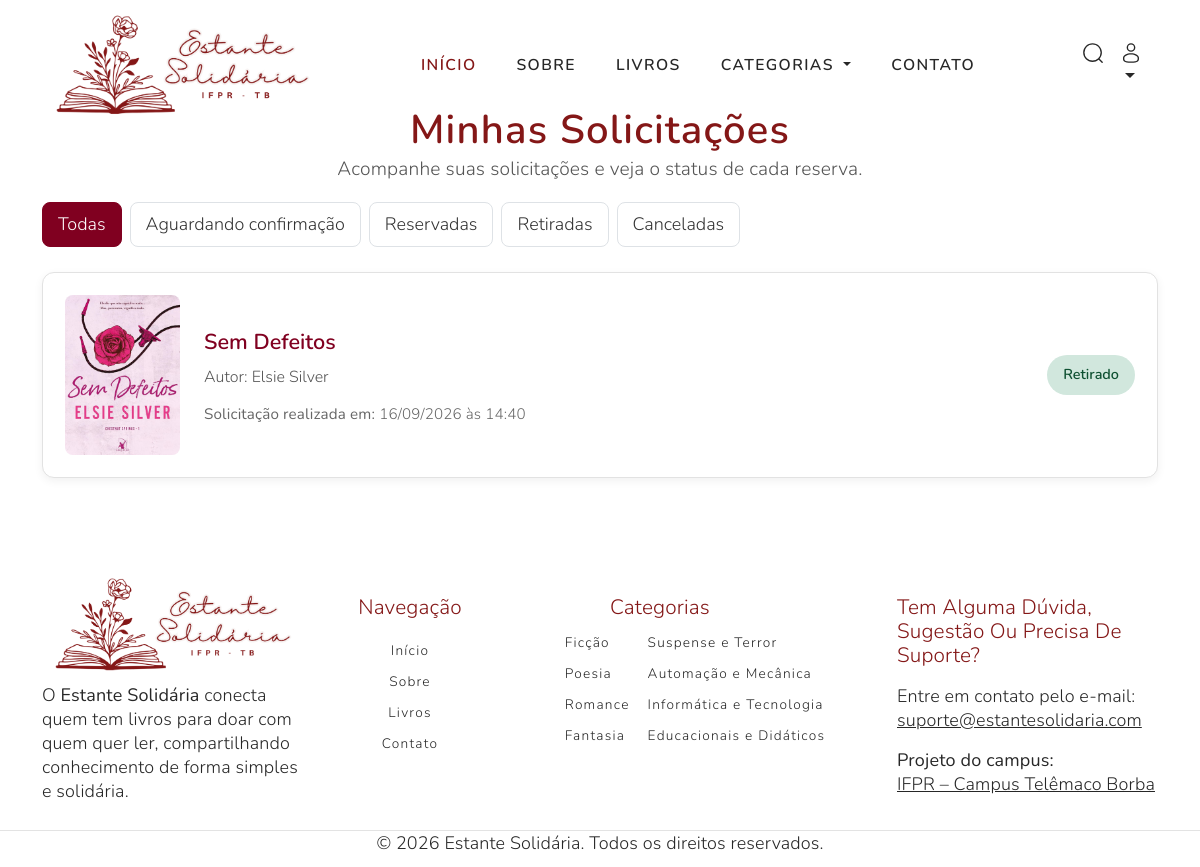
The page /minhasSolicitacoes.php (signed in) on the database its author committed.
### tables this page shows
CREATE TABLE `solicitacoes` (
  `idSolicitacao` int NOT NULL,
  `idLivro` int NOT NULL,
  `idExemplar` int DEFAULT NULL,
  `idUsuario` int NOT NULL,
  `dataSolicitacao` datetime DEFAULT CURRENT_TIMESTAMP,
  `status` varchar(30) NOT NULL DEFAULT 'Aguardando confirmação',
  `motivoCancelamento` varchar(255) DEFAULT NULL
);

CREATE TABLE `livros` (
  `idLivro` int NOT NULL,
  `titulo` varchar(150) NOT NULL,
  `autor` varchar(100) NOT NULL,
  `editora` varchar(100) DEFAULT NULL,
  `anoPublicacao` year DEFAULT NULL,
  `fotoLivro` varchar(100) DEFAULT NULL,
  `categoria` varchar(100) DEFAULT NULL,
  `sinopse` text,
  `idUsuario` int NOT NULL
);

### minhasSolicitacoes.php (the view, shortened to what this page needs)
<?php
include_once("conexaoBD.php");
$idUsuario = (int) $_SESSION['idUsuario'];
$filtro = isset($_GET['filtro'])
    ? $_GET['filtro']
    : 'Todas';
$sqlReservas = "SELECT
                    s.idSolicitacao,
                    s.dataSolicitacao,
                    s.status,
                    s.motivoCancelamento,
                    l.idLivro,
                    l.titulo,
                    l.autor,
                    l.fotoLivro
                FROM solicitacoes s
                INNER JOIN livros l
                    ON s.idLivro = l.idLivro
                WHERE s.idUsuario = $idUsuario";
$sqlReservas .= "
    ORDER BY s.dataSolicitacao DESC
";
$resultadoReservas = mysqli_query(
    $conn,
    $sqlReservas
);
?>
<?php include_once("header.php"); ?>
<section
    class="position-relative pagina-reservas"
    style="
        padding-top: 0;
        padding-bottom: 0;
        background-color: #fff;
    "
>
    <div
        class="container"
        style="
            padding-top: 0;
            padding-bottom: 0;
            position: relative;
            top: -25px;
        "
    >
        <div
            style="
                text-align: center;
                margin-bottom: 20px;
                margin-top: 0;
            "
        >
            <h1 class="titulo-reservas">
                Minhas Solicitações
            </h1>
            <p class="subtitulo-reservas">
                Acompanhe suas solicitações e veja o status de cada reserva.
            </p>
        </div>
        <div class="filtro-reservas">
            <a
                href="minhasReservas.php?filtro=Todas"
                class="filtro-btn <?php echo $filtro === 'Todas'
                    ? 'ativo'
                    : ''; ?>"
            >
                Todas
            </a>
            <a
                href="minhasReservas.php?filtro=Aguardando%20confirma%C3%A7%C3%A3o"
                class="filtro-btn <?php echo $filtro === 'Aguardando confirmação'
                    ? 'ativo'
                    : ''; ?>"
            >
                Aguardando confirmação
            </a>
            <a
                href="minhasReservas.php?filtro=Reservado"
                class="filtro-btn <?php echo $filtro === 'Reservado'
                    ? 'ativo'
                    : ''; ?>"
            >
                Reservadas
            </a>
            <a
                href="minhasReservas.php?filtro=Retirado"
                class="filtro-btn <?php echo $filtro === 'Retirado'
                    ? 'ativo'
                    : ''; ?>"
            >
                Retiradas
            </a>
            <a
                href="minhasReservas.php?filtro=Cancelado"
                class="filtro-btn <?php echo $filtro === 'Cancelado'
                    ? 'ativo'
                    : ''; ?>"
            >
                Canceladas
            </a>
        </div>
        <?php if (mysqli_num_rows($resultadoReservas) > 0): ?>
            <?php while ($reserva = mysqli_fetch_assoc($resultadoReservas)): ?>
                <div class="card-reserva">
                    <div class="conteudo-reserva">
                        <div class="row align-items-center">
                            <div class="col-md-auto mb-3 mb-md-0">
                                <?php if (!empty($reserva['fotoLivro'])): ?>
                                    <img
                                        src="<?php echo htmlspecialchars(
                                            $reserva['fotoLivro']
                                        ); ?>"
                                        alt="<?php echo htmlspecialchars(
                                            $reserva['titulo']
                                        ); ?>"
                                        class="imagem-reserva"
                                    >
                                <?php else: ?>
                                    <div class="sem-imagem">
                                        Sem imagem
                                    </div>
                                <?php endif; ?>
                            </div>
                            <div class="col-md">
                                <div class="titulo-livro">
                                    <?php echo htmlspecialchars(
                                        $reserva['titulo']
                                    ); ?>
                                </div>
                                <div class="autor-livro">
                                    Autor:
                                    <?php echo htmlspecialchars(
                                        $reserva['autor']
                                    ); ?>
                                </div>
                                <p class="data-reserva">
                                    <strong>
                                        Solicitação realizada em:
                                    </strong>
                                    <?php
                                    echo date(
                                        'd/m/Y \à\s H\:i',
                                        strtotime(
                                            $reserva['dataSolicitacao']
                                        )
                                    );
                                    ?>
                                </p>
                            </div>
                            <div
                                class="col-md-auto mt-3 mt-md-0 text-md-end"
                            >
                                <?php
                                $classeStatus =
                                    'status-aguardando';
                                if (
                                    $reserva['status'] === 'Reservado'
                                ) {
                                    $classeStatus =
                                        'status-reservado';
                                }
                                elseif (
                                    $reserva['status'] === 'Retirado'
                                ) {
                                    $classeStatus =
                                        'status-retirado';
                                }
                                elseif (
                                    $reserva['status'] === 'Cancelado'
                                ) {
                                    $classeStatus =
                                        'status-cancelado';
                                }
                                ?>
                                <span
                                    class="status-reserva <?php echo $classeStatus; ?>"
                                >
                                    <?php echo htmlspecialchars(
                                        $reserva['status']
                                    ); ?>
                                </span>
                            </div>
                        </div>
                    </div>
                </div>
            <?php endwhile; ?>
        <?php endif; ?>
    </div>
</section>
<?php include_once("footer.php"); ?>

### css/style.css (style rules this page uses)
:root { --accent-color: #717171; --white-color: #fff; --black-color: #272727; --gray-color: #F3F3F3; --gray-color-200: #E3E3E3; --gray-color-300: #E0E0E0; --gray-color-500: #D0D0D0; --gray-color-800: #3A3A3A; --light-gray-color: #D2D2D2; --primary-color: #841717; --old-primary-color: #F86D72; --red-color: #C40404; --bs-body-color: #272727; --bs-secondary-color: #FFE8F0; --bs-secondary-rgb: 255, 232, 240; --bs-primary-rgb: 132, 23, 23; --bs-border-color: #E3E3E3; --bs-dropdown-link-active-bg: #F5F5F5; --light-color: #F8F8F8; --light-blue-color: #EDF1F3; --navbar-color-color: #131814; --swiper-theme-color: #4A4A4A; --swiper-pagination-color: #4A4A4A; --bs-box-shadow: 0 0.2rem 0.6rem rgba(0, 0, 0, 0.08); --bs-btn-font-size: 1rem; }
:root { --body-font : "Nunito", sans-serif; --heading-font : "Nunito", sans-serif; }
*, *::before, *::after { -webkit-box-sizing: border-box; -moz-box-sizing: border-box; box-sizing: border-box; }
html { box-sizing: border-box; }
body { font-family: var(--body-font); font-size: 18px; font-weight: 300; margin: 0; }
p { color: var(--black-color); letter-spacing: 0.01rem; line-height: normal; }
a { color: var(--black-color); text-decoration: none; transition: 0.3s color ease-out; }
h1, h2, h3, h4, h5, h6 { font-family: var(--heading-font); text-transform: capitalize; letter-spacing: 0.03em; font-weight: 600; line-height: 115%; }
h1 { font-size: 3.9rem; }

### minhasSolicitacoes.php (style rules this page uses)
.titulo-reservas { color: #841717; font-size: 2.5rem; font-weight: 600; margin-top: 0; margin-bottom: 3px; }
.subtitulo-reservas { color: #555; font-size: 1.2rem; margin-bottom: 15px; }
.filtro-reservas { display: flex; gap: 8px; flex-wrap: wrap; margin-bottom: 25px; }
.filtro-btn { border: 1px solid #dee2e6; background-color: white; color: #333; border-radius: 8px; padding: 8px 15px; cursor: pointer; transition: 0.2s; text-decoration: none; }
.filtro-btn.ativo { background-color: #800020; color: white; border-color: #800020; }
.card-reserva { border: 1px solid #e2e2e2; border-radius: 12px; background-color: #fff; box-shadow: 0 3px 10px rgba(0, 0, 0, 0.06); margin-bottom: 15px; overflow: hidden; }
.conteudo-reserva { padding: 22px; }
.imagem-reserva { width: 115px; height: 160px; object-fit: cover; border-radius: 8px; }
.titulo-livro { color: #800020; font-size: 1.35rem; font-weight: 600; margin-bottom: 7px; }
.autor-livro { color: #555; font-size: 1rem; margin-bottom: 15px; }
.data-reserva { color: #666; font-size: 0.95rem; margin-bottom: 0; }
.status-reserva { display: inline-block; padding: 9px 16px; border-radius: 20px; font-size: 0.9rem; font-weight: 600; white-space: nowrap; }
.status-retirado { background-color: #d1e7dd; color: #0f5132; }
.pagina-reservas { margin-bottom: -3rem; }

### rows shown on the page
solicitacoes: idLivro.fotoLivro (picture), idLivro.titulo "Sem Defeitos", idLivro.autor "Elsie Silver", dataSolicitacao "16/09/2026 às 14:40", status "Retirado"
